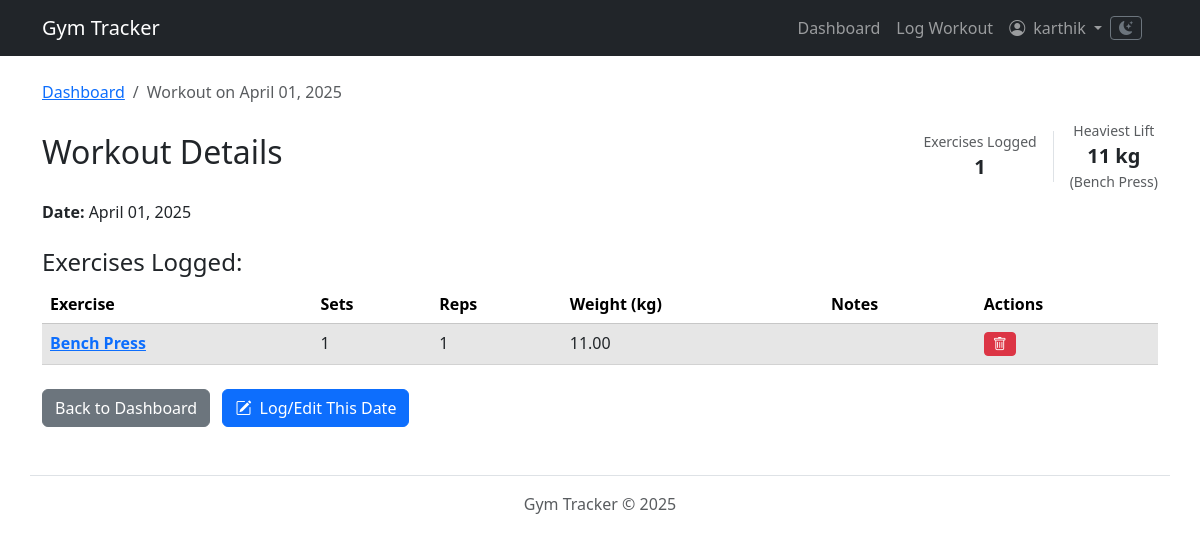
The app's page /workouts/session/10/ (signed in) with its own data.
### workouts/models.py (models this page shows, shortened)
class WorkoutSession(models.Model):
    user = models.ForeignKey(User, on_delete=models.CASCADE)
    date = models.DateField(default=timezone.now)
    created_at = models.DateTimeField(auto_now_add=True)
    notes = models.TextField(blank=True, null=True)
    class Meta:
        unique_together = ('user', 'date')
        ordering = ['-date']

class Exercise(models.Model):
    name = models.CharField(max_length=100, unique=True)
    description = models.TextField(blank=True, null=True)

class WorkoutLog(models.Model):
    session = models.ForeignKey(WorkoutSession, related_name='logs', on_delete=models.CASCADE)
    exercise = models.ForeignKey(Exercise, on_delete=models.PROTECT)  # Protect exercise from deletion if used
    sets = models.PositiveIntegerField(blank=True, null=True)
    reps = models.PositiveIntegerField(blank=True, null=True)
    weight = models.DecimalField(max_digits=6, decimal_places=2, blank=True, null=True)
    duration = models.DurationField(blank=True, null=True)  # e.g., for cardio
    notes = models.TextField(blank=True, null=True)

### workouts/views.py (the view)
# urls.py: path('session/<int:session_id>/', views.workout_detail_view, name='workout_detail'),
@login_required
def workout_detail_view(request, session_id):
    workout_session = get_object_or_404(WorkoutSession, pk=session_id, user=request.user)
    session_logs = workout_session.logs.all().order_by('id')
    log_count = session_logs.count()
    heaviest_lift_weight = None
    heaviest_lift_exercise_name = None
    if log_count > 0:  # Optimization: Only query max weight if logs exist
        max_weight_aggregate = session_logs.filter(weight__isnull=False).aggregate(max_w=Max('weight'))
        if max_weight_aggregate and max_weight_aggregate['max_w'] is not None:
            heaviest_lift_weight = max_weight_aggregate['max_w']
            first_log_with_max = session_logs.filter(weight=heaviest_lift_weight).select_related('exercise').first()
            if first_log_with_max:
                heaviest_lift_exercise_name = first_log_with_max.exercise.name
    context = {
        'session': workout_session,
        'logs': session_logs,
        'log_count': log_count,  # Pass count
        'heaviest_lift_weight': heaviest_lift_weight,  # Pass max weight
        'heaviest_lift_exercise_name': heaviest_lift_exercise_name,  # Pass exercise name
    }
    return render(request, 'workouts/workout_detail.html', context)

### workouts/templates/workouts/workout_detail.html (shortened to what this page needs)
{% extends 'workouts/base.html' %}
{% block content %}
<div class="container mt-4">
    <nav aria-label="breadcrumb">
        <ol class="breadcrumb">
            <li class="breadcrumb-item"><a href="{% url 'workouts:dashboard' %}">Dashboard</a></li>
            <li class="breadcrumb-item active" aria-current="page">Workout on {{ session.date|date:"F d, Y" }}</li>
        </ol>
    </nav>
    <div class="d-flex flex-wrap justify-content-between align-items-center mb-2">
        <h2 class="me-3">Workout Details</h2>
        <div class="d-flex align-items-center">
            {% if log_count > 0 %}
            <div class="text-center border-end pe-3 me-3">
                 <span class="text-muted d-block small">Exercises Logged</span>
                 <strong class="fs-5">{{ log_count }}</strong>
            </div>
            {% endif %}
            {% if heaviest_lift_weight is not None %}
            <div class="text-center">
                 <span class="text-muted d-block small">Heaviest Lift</span>
                 <strong class="fs-5">{{ heaviest_lift_weight|floatformat:0 }} kg</strong>
                 {% if heaviest_lift_exercise_name %}
                 <small class="d-block text-muted">({{ heaviest_lift_exercise_name }})</small>
                 {% endif %}
            </div>
            {% endif %}
        </div>
    </div>
    <p><strong>Date:</strong> {{ session.date|date:"F d, Y" }}</p>
    <h4 class="mt-4">Exercises Logged:</h4>
    {% if logs %}
    <table class="table table-striped table-hover">
        <thead>
        <tr>
            <th scope="col">Exercise</th>
            <th scope="col">Sets</th>
            <th scope="col">Reps</th>
            <th scope="col">Weight (kg)</th>
            <th scope="col">Notes</th>
            <th scope="col">Actions</th>
        </tr>
        </thead>
        <tbody>
        {% for log in logs %}
        <tr>
            <td><strong><a href="{% url 'workouts:exercise_stats' exercise_id=log.exercise.id %}"
                           title="View progress chart for {{ log.exercise.name }}">
                {{ log.exercise.name }}
            </a></strong></td>
            <td>{{ log.sets|default:"N/A" }}</td>
            <td>{{ log.reps|default:"N/A" }}</td>
            <td>{{ log.weight|default:"N/A" }}</td>
            <td>{{ log.notes|default:""|linebreaksbr }}</td>
            <td>
                <form action="{% url 'workouts:delete_workout_log' log_id=log.id %}"
                      method="POST"
                      class="d-inline"
                      onsubmit="return confirm('Are you sure you want to delete this entry?');">
                    <button type="submit" class="btn btn-danger btn-sm" title="Delete this entry">
                        <i class="bi bi-trash"></i>
                    </button>
                </form>
            </td>
        </tr>
        {% endfor %}
        </tbody>
    </table>
    {% else %}
    <p>No specific exercises were logged for this session.</p>
    {% endif %}
    <div class="mt-4">
        <a href="{% url 'workouts:dashboard' %}" class="btn btn-secondary">Back to Dashboard</a>
        <a href="{% url 'workouts:log_workout_date' date_str=session.date|date:'Y-m-d' %}" class="btn btn-primary ms-2">
            <i class="bi bi-pencil-square me-1"></i>
            Log/Edit This Date
        </a>
    </div>
</div>
{% endblock %}

### workouts/templates/workouts/base.html (shortened to what this page needs)
{% load static %}
<html lang="en">
<head>
    <link href="https://cdn.jsdelivr.net/npm/bootstrap@5.3.2/dist/css/bootstrap.min.css" rel="stylesheet"
>
    <link rel="stylesheet" href="https://cdn.jsdelivr.net/npm/bootstrap-icons@1.11.3/font/bootstrap-icons.min.css">
    <link href="https://cdn.jsdelivr.net/npm/tom-select@2.3.1/dist/css/tom-select.bootstrap5.css" rel="stylesheet">
</head>
<body>
<nav class="navbar navbar-expand-lg navbar-dark bg-dark mb-4">
    <div class="container">
        <a class="navbar-brand" href="{% url 'home' %}">Gym Tracker</a>
        <div class="collapse navbar-collapse" id="navbarNav">
            <ul class="navbar-nav ms-auto mb-2 mb-lg-0">
                {% if user.is_authenticated %}
                <li class="nav-item">
                    <a class="nav-link {% if request.resolver_match.view_name == 'workouts:dashboard' %}active{% endif %}"
                       href="{% url 'workouts:dashboard' %}">Dashboard</a>
                </li>
                <li class="nav-item">
                    <a class="nav-link {% if request.resolver_match.view_name == 'workouts:log_workout_date' or request.resolver_match.view_name == 'workouts:log_workout_today' %}active{% endif %}"
                       href="{% url 'workouts:log_workout_today' %}">Log Workout</a>
                </li>
                <li class="nav-item dropdown">
                    <a class="nav-link dropdown-toggle" href="#" id="navbarUserDropdown" role="button"
                       data-bs-toggle="dropdown" aria-expanded="false">
                        <i class="bi bi-person-circle me-1"></i>
                        {{ user.username }}
                    </a>
                </li>
                {% endif %}
            </ul>
            <li class="nav-item d-flex align-items-center me-3">
                <button class="btn btn-outline-secondary btn-sm" id="darkModeToggle" title="Toggle dark mode">
                    <i class="bi bi-moon-stars-fill"></i>
                </button>
            </li>
        </div>
    </div>
</nav>
<main role="main">
    {% block content %}{% endblock %}
</main>
<footer class="container mt-5 py-3 border-top text-center text-muted">
    Gym Tracker © {% now "Y" %}
</footer>
</body>
</html>

### workouts/templates/workouts/base.html (style rules this page uses)
:root { --body-bg: #ffffff; --body-color: #212529; --card-bg: #ffffff; --card-border-color: rgba(0, 0, 0, 0.175); --link-color: #0d6efd; --link-hover-color: #0a58ca; --navbar-bg: #212529; --navbar-color: rgba(255, 255, 255, 0.55); --navbar-active-color: #ffffff; --navbar-hover-color: rgba(255, 255, 255, 0.75); --table-striped-bg: rgba(0, 0, 0, 0.05); --bs-body-bg-rgb: 255, 255, 255; --bs-body-color-rgb: 33, 37, 41; color-scheme: light; }
body { background-color: var(--body-bg); color: var(--body-color); transition: background-color 0.2s ease-in-out, color 0.2s ease-in-out; }
a { color: var(--link-color); }
.navbar { background-color: var(--navbar-bg) !important; }
.navbar-dark .navbar-nav .nav-link { color: var(--navbar-color); }
.navbar-dark .navbar-brand { color: var(--navbar-active-color); }
.table { color: var(--body-color); border-color: var(--card-border-color); }
.table-striped > tbody > tr:nth-of-type(odd) > * { background-color: var(--table-striped-bg); color: var(--body-color); }

### records on screen
WorkoutSession: date "April 01, 2025"
Exercise: name "Bench Press"
WorkoutLog: exercise.name "Bench Press", sets "1", reps "1", weight "11.00"

### other values on screen
{{ user.username }} "karthik"
{{ log_count }} "1"
{{ heaviest_lift_weight|floatformat:0 }} "11"
